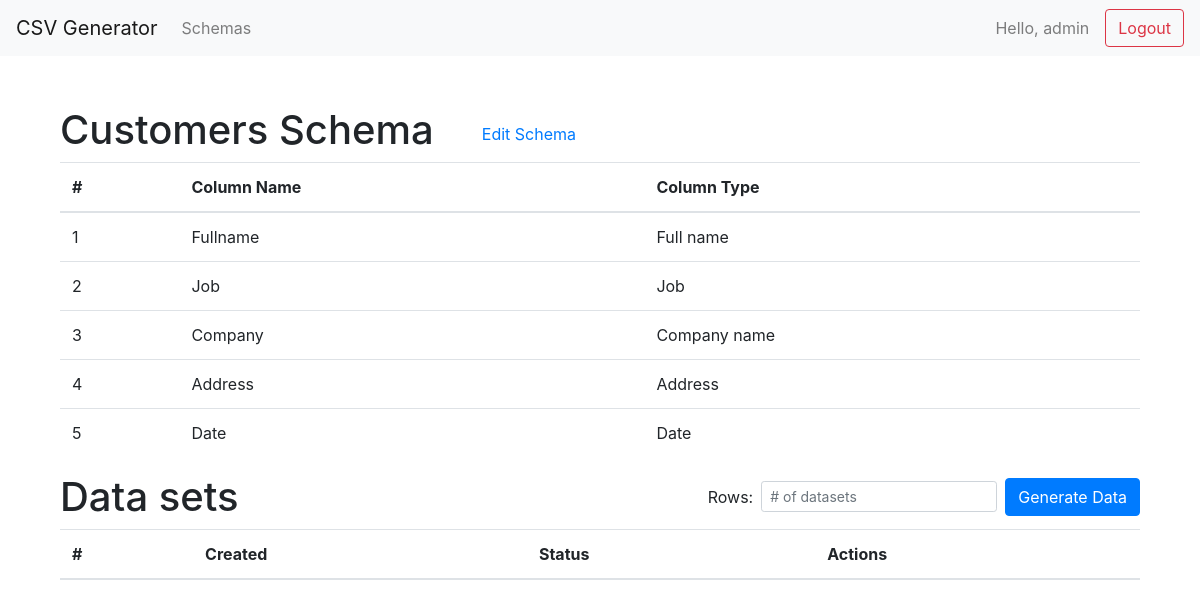
The app's page /schemas/14/ (signed in) with its own data.
### csv_generator/models.py (models this page shows, shortened)
class BaseModel(models.Model):
    created_at = models.DateTimeField(db_index=True, default=timezone.now)
    updated_at = models.DateTimeField(auto_now=True)
    class Meta:
        abstract = True

class DataSchema(BaseModel):
    name = models.CharField(max_length=100, unique=True)
    column_separator = models.CharField(
        max_length=1,
        choices=COL_SEP_CHOICES,
        default=","
    )
    string_character = models.CharField(
        max_length=1, choices=QUOTE_CHOICES, default='"')

class Column(BaseModel):
    data_schema = models.ForeignKey(DataSchema, on_delete=models.CASCADE)
    column_name = models.CharField(max_length=15)
    data_type = models.CharField(max_length=15, choices=DATA_TYPE_CHOICES)
    order = models.PositiveIntegerField()
    data_range_from = models.PositiveIntegerField(
        blank=True, null=True, verbose_name="from")
    data_range_to = models.PositiveIntegerField(
        blank=True, null=True, verbose_name="to")

### csv_generator/views.py (the view, shortened to what this page needs)
# urls.py: path('schemas/<int:pk>/', DataSchemaDetailView.as_view(),name='schema_detail'),
@method_decorator(login_required, name='dispatch')
class DataSchemaDetailView(DetailView):
    model = DataSchema
    template_name = 'csv_generator/detail_schema.html'
    def get_queryset(self):
        queryset = super(DataSchemaDetailView, self).get_queryset()
        pk = self.kwargs.get(self.pk_url_kwarg, None)
        return queryset.filter(id=pk).prefetch_related('column_set','generated_data')

### csv_generator/templates/csv_generator/detail_schema.html (shortened to what this page needs)
{% extends 'main.html' %}
{% block content %}
  <div class="container">
    <div class="row">
      <div class="col-12 align-items-center justify-content-center">
        <h1 class="float-left">{{dataschema.name}}  Schema</h1>
        <a href="{% url 'schema_update' dataschema.id %}" class="float-left mt-3 ml-5">Edit Schema</a>
      </div>
    </div>
    <div class="row">
      <div class="col-12">
        <table class="table ">
          <thead>
            <tr>
              <th> # </th>
              <th> Column Name </th>
              <th>Column Type</th>
            </tr>
          </thead>
          <tbody>
            {% for column in dataschema.column_set.all  %}
              <tr>
                <td>{{ column.order }}</td>
                <td>{{ column.column_name }}</td>
                <td>{{ column.data_type }}</td>
              </tr>
            {% endfor %}
          </tbody>
        </table>
      </div>
    </div>
    <div class="row ">
      <div class="col-12 ">
        <h1 class="d-inline-block">Data sets</h1>
        <form method="POST" action="{% url 'generate_data' dataschema.id %}" class="form-inline float-right align-items-center justify-content-center">
            <label for="rows">Rows:</label>
            <input type="number" id="rows" class="form-control form-control-sm m-2" name="rows" placeholder="# of datasets">
          <button class="btn btn-primary">Generate Data </button>
        </form>
      </div>
    </div>
    <div class="row">
      <div class="col-12">
        <table class="table ">
          <thead>
            <tr>
              <th> # </th>
              <th> Created </th>
              <th> Status </th>
              <th> Actions </th>
            </tr>
          </thead>
        </table>
      </div>
    </div>
  </div>
{% endblock %}

### templates/main.html (shortened to what this page needs)
<!DOCTYPE html>
{%load static%}
<html>
<head>
    <link rel="stylesheet" href="https://stackpath.bootstrapcdn.com/bootstrap/4.5.2/css/bootstrap.min.css">
    <link rel="stylesheet" href="{% static 'css/main.css' %}">
</head>
<body>
  <nav class="navbar navbar-expand-lg navbar-light bg-light">
    <a class="navbar-brand" href="{% url 'schemas' %}">CSV Generator</a>
    <div class="collapse navbar-collapse" id="navbarNav">
      {% if user.is_authenticated %}
      <ul class="navbar-nav mr-auto">
        <li class="nav-item">
          <a class="nav-link" href="{% url 'schemas' %}">Schemas</a>
        </li>
      </ul>
        <span class="navbar-text mr-3">
          Hello, {{ user.username }}
        </span>
        <a class="btn btn-outline-danger" href="{% url 'logout' %}">Logout</a>
      {% endif %}
    </div>
  </nav>
    <div class="container">
        {% block content %}{% endblock %}
    </div>
  </body>
  </html>

### csv_generator/static/css/main.css (style rules this page uses)
.container { margin-top: 50px; }
.form-control { margin-bottom: 10px; }

### records on screen
DataSchema: name "Customers"
Column: order "1", column_name "Fullname", data_type "Full name"
Column: order "2", column_name "Job", data_type "Job"
Column: order "3", column_name "Company", data_type "Company name"
Column: order "4", column_name "Address", data_type "Address"
Column: order "5", column_name "Date", data_type "Date"

### other values on screen
{{ user.username }} "admin"
